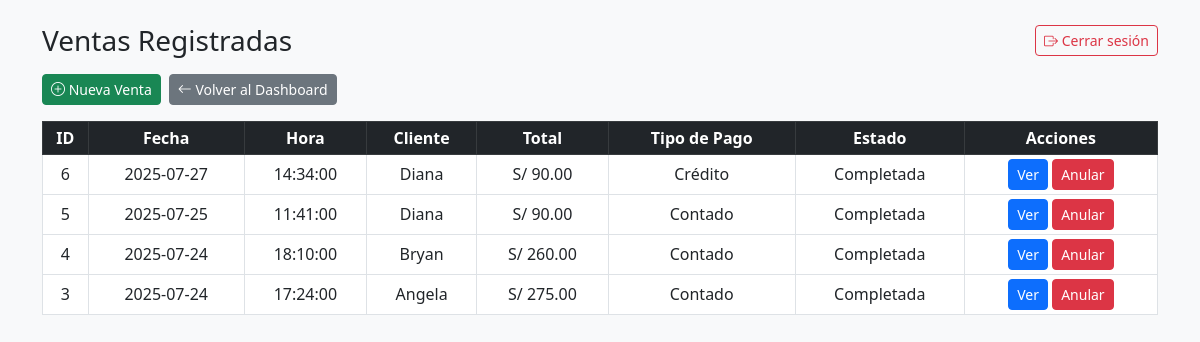
The page /vistas/ventas/index.php (signed in) on the database its author committed.
### tables this page shows
CREATE TABLE `ventas` (
  `ID_Venta` int(11) NOT NULL,
  `Fecha` date NOT NULL,
  `Hora` time NOT NULL,
  `ID_Cliente` int(11) DEFAULT NULL,
  `Total` decimal(10,2) NOT NULL,
  `Tipo_Pago` enum('Contado','Crédito') NOT NULL,
  `Estado` enum('Completada','Anulada') DEFAULT 'Completada'
);

CREATE TABLE `clientes` (
  `ID_Cliente` int(11) NOT NULL,
  `Nombre` varchar(100) NOT NULL,
  `Apellidos` varchar(100) NOT NULL,
  `Correo` varchar(100) NOT NULL,
  `Telefono` varchar(20) DEFAULT NULL,
  `Direccion` varchar(100) DEFAULT NULL
);

### modelos/Venta.php (called while the page is built, shortened)
<?php
class Venta {
    public static function obtenerTodas() {
        $conexion = Conexion::conectar();
        $sql = "SELECT v.ID_Venta, v.Fecha, v.Hora, c.Nombre AS Cliente, v.Total, v.Tipo_Pago, v.Estado
                FROM ventas v
                LEFT JOIN clientes c ON v.ID_Cliente = c.ID_Cliente
                ORDER BY v.Fecha DESC, v.Hora DESC";
        $stmt = $conexion->prepare($sql);
        $stmt->execute();
        return $stmt->fetchAll(PDO::FETCH_ASSOC);
    }
}

### vistas/ventas/index.php (the view, shortened to what this page needs)
<?php
require_once(__DIR__ . '/../../modelos/Venta.php');
$ventas = Venta::obtenerTodas();
?>
<!DOCTYPE html>
<html lang="es">
<head>
    <link href="https://cdn.jsdelivr.net/npm/bootstrap@5.3.0/dist/css/bootstrap.min.css" rel="stylesheet">
    <link href="https://cdn.jsdelivr.net/npm/bootstrap-icons@1.10.5/font/bootstrap-icons.css" rel="stylesheet">
</head>
<body class="bg-light">
<div class="container py-4">
    <div class="d-flex justify-content-between align-items-center mb-3">
        <h3 class="mb-0">Ventas Registradas</h3>
        <a href="../../controladores/logout.php" class="btn btn-outline-danger btn-sm">
            <i class="bi bi-box-arrow-right"></i> Cerrar sesión
        </a>
    </div>
    <div class="mb-3 d-flex gap-2 flex-wrap">
        <a href="crear.php" class="btn btn-success btn-sm"><i class="bi bi-plus-circle"></i> Nueva Venta</a>
        <a href="../dashboard.php" class="btn btn-secondary btn-sm"><i class="bi bi-arrow-left"></i> Volver al Dashboard</a>
    </div>
    <div class="table-responsive">
        <table class="table table-bordered table-hover table-sm bg-white text-center align-middle">
            <thead class="table-dark">
                <tr>
                    <th>ID</th>
                    <th>Fecha</th>
                    <th>Hora</th>
                    <th>Cliente</th>
                    <th>Total</th>
                    <th>Tipo de Pago</th>
                    <th>Estado</th>
                    <th>Acciones</th>
                </tr>
            </thead>
            <tbody>
                <?php foreach ($ventas as $v): ?>
                <tr>
                    <td><?= $v['ID_Venta'] ?></td>
                    <td><?= $v['Fecha'] ?></td>
                    <td><?= $v['Hora'] ?></td>
                    <td><?= htmlspecialchars($v['Cliente']) ?></td>
                    <td>S/ <?= number_format($v['Total'], 2) ?></td>
                    <td><?= $v['Tipo_Pago'] ?></td>
                    <td><?= $v['Estado'] ?></td>
                    <td>
                        <a href="ver.php?id=<?= $v['ID_Venta'] ?>" class="btn btn-sm btn-primary">Ver</a>
                        <a href="../../controladores/ventaControlador.php?accion=anular&id=<?= $v['ID_Venta'] ?>"
                           class="btn btn-sm btn-danger"
                           onclick="return confirm('¿Seguro que deseas anular esta venta?');">Anular</a>
                    </td>
                </tr>
                <?php endforeach; ?>
            </tbody>
        </table>
    </div>
</div>
</body>
</html>

### rows shown on the page
ventas: ID_Venta "6", Fecha "2025-07-27", Hora "14:34:00", ID_Cliente.Nombre "Diana", Total "90.00", Tipo_Pago "Crédito", Estado "Completada"
ventas: ID_Venta "5", Fecha "2025-07-25", Hora "11:41:00", ID_Cliente.Nombre "Diana", Total "90.00", Tipo_Pago "Contado", Estado "Completada"
ventas: ID_Venta "4", Fecha "2025-07-24", Hora "18:10:00", ID_Cliente.Nombre "Bryan", Total "260.00", Tipo_Pago "Contado", Estado "Completada"
ventas: ID_Venta "3", Fecha "2025-07-24", Hora "17:24:00", ID_Cliente.Nombre "Angela", Total "275.00", Tipo_Pago "Contado", Estado "Completada"
